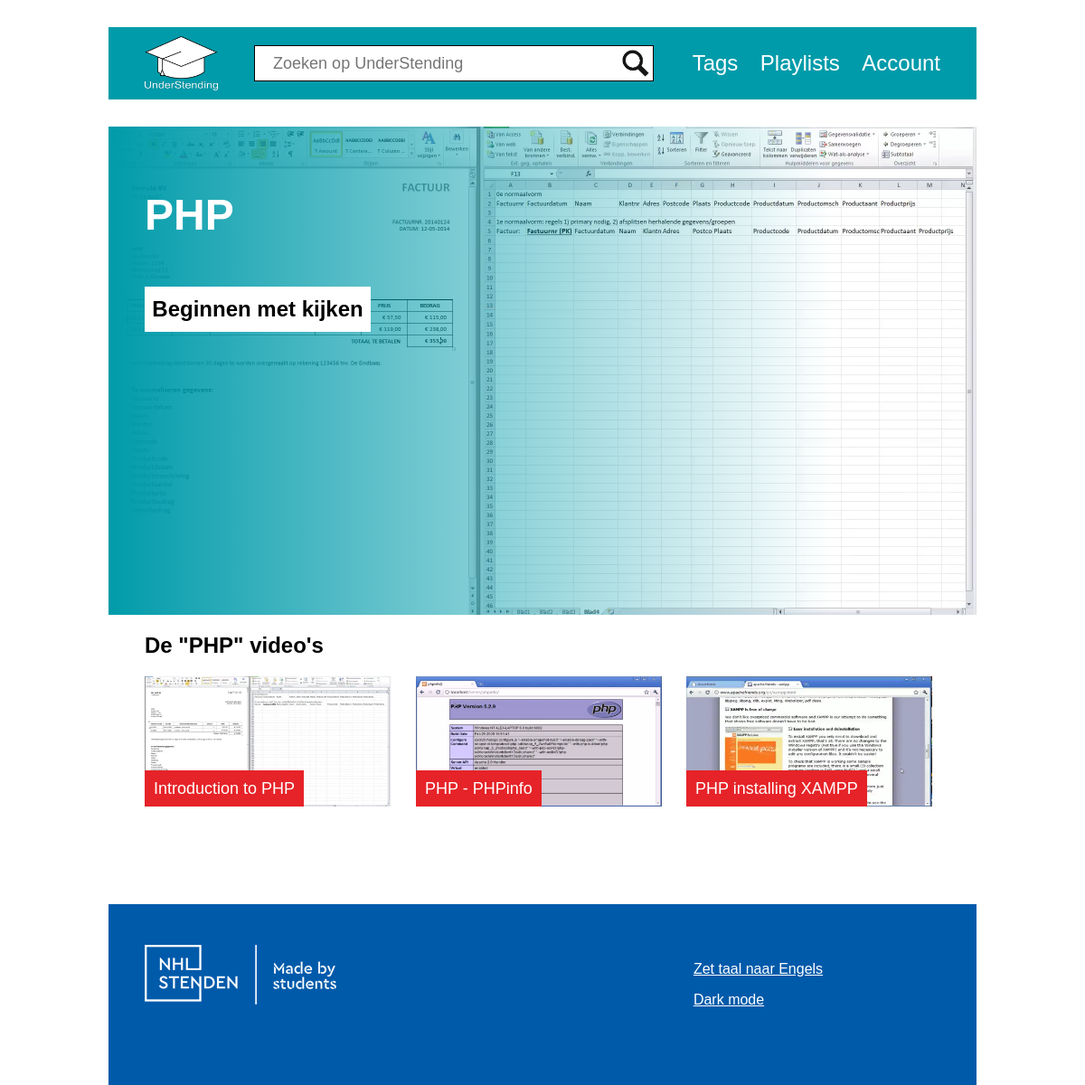
Screenshot of /tag.php?id=1 (signed in) with the database file from the repository.
### tables this page shows
CREATE TABLE `video` (
  `videoID` int(11) NOT NULL,
  `uploader` int(11) NOT NULL,
  `title` varchar(50) DEFAULT NULL,
  `releaseDate` date DEFAULT NULL,
  `description` text DEFAULT NULL,
  `URL` varchar(36) DEFAULT NULL,
  `approved` tinyint(1) DEFAULT NULL,
  `thumbnail` varchar(36) NOT NULL,
  `thumbnailExtension` varchar(4) NOT NULL
);

CREATE TABLE `tag` (
  `tagID` int(8) NOT NULL,
  `name` varchar(30) DEFAULT NULL
);

### core/functions.php (called while the page is built, shortened)
<?php
function Fetch($query, $params = array(), $types = "")
{
	if (!$conn = mysqli_connect('localhost', 'root', '', 'understendingdb'))
	{
		return false;
	}
	else
	{
		if (!$stmt = mysqli_prepare($conn, $query))
		{
			return false;
		}
		else
		{
			if (!empty($types))
			{
				if (!mysqli_stmt_bind_param($stmt, $types, ...$params))
				{
					return false;
				}
			}
			if (!mysqli_stmt_execute($stmt))
			{
				return false;
			}
			else
			{
				$result = mysqli_stmt_get_result($stmt);
				return mysqli_fetch_all($result);
			}
		}
	}
}
function getVideoID() {
	if(isset($_GET["v"])) {
		$videoID = filter_input(INPUT_GET, 'v', FILTER_VALIDATE_INT);
		if (!$videoID) {
			return false;
		} else {
			return $videoID;
		}
	}
	else if(isset($_GET["id"])) {
		$videoID = filter_input(INPUT_GET, 'id', FILTER_VALIDATE_INT);
		if (!$videoID) {
			return false;
		} else {
			return $videoID;
		}
	}
}
function GetTag($tagId)
{
	$tag = GetTagById($tagId);
	$videoTags = GetVideoTagsByTag($tagId, 1);
	if (!$tag)
	{
		return false;
	}
	else
	{
		$getTagResult = new GetTagResult();
		$getTagResult->tagId = $tag->tagId;
		$getTagResult->name = $tag->name;
		if (empty($videoTags))
		{
			$getTagResult->thumbnailUrl = false;
		}
		else
		{
			$video = GetVideoById($videoTags[0]->videoId);
			$getTagResult->thumbnailUrl = $video->thumbnailUrl();
		}
		return $getTagResult;
	}
}
function GetTagById($tagId)
{
	$result = Fetch("select * from tag where tagid=?", array($tagId), "i");
	if ($result == 0)
	{
		return false;
	}
	else
	{
		$row = $result[0];
		$tag = new Tag();
		$tag->tagId = $row[0];
		$tag->name = $row[1];
		return $tag;
	}
}
function GetAdministrator($userId)
{
	$admin = GetAdminFromDatabase($userId);
	if ($admin)
	{
		return $admin;
	}
	else
	{
		return false;
	}
}
function GetAdminFromDatabase($userId)
{
	$result = Fetch("select * from user where userid = ? and admin=?", array($userId, 1), "ii");
	return ConvertRowToUser($result[0]);
}
function ConvertRowToUser($row)
{
	$user = new User();
	$user->userId = $row[0];
	$user->userTypeId = $row[1];
	$user->name = $row[2];
	$user->email = $row[3];
	$user->password = $row[4];
	$user->admin = $row[5];
	return $user;
}
function GetVideosByTag($tagId, $limit)
{
	$videotags = GetVideoTagsByTag($tagId, $limit);
	$videos = array();
	foreach ($videotags as $videotag)
	{
		$video = GetVideoById($videotag->videoId);
		if ($video && $video->approved)
		{
			$videos[] = $video;
		}
	}
	return $videos;
}
class Video
{
	public $thumbnailId;
	public $thumbnailExtension;
	public function ThumbnailUrl()
	{
		return GetThumbnailUrl($this->thumbnailId, $this->thumbnailExtension);
	}
}
function GetVideoById($videoId)
{
	$result = Fetch("select * from video where videoid=?", array($videoId), "i");
	if ($result)
	{
		$row = $result[0];
		return ConvertRowToVideo($row);
	}
	else
	{
		return false;
	}
}
function ConvertRowToVideo($row)
{
	$video = new Video();
	$video->videoId = $row[0];
	$video->uploader = $row[1];
	$video->title = $row[2];
	$video->releaseDate = $row[3];
	$video->description = $row[4];
	$video->urlId = $row[5];
	$video->approved = $row[6];
	$video->thumbnailId = $row[7];
	$video->thumbnailExtension = $row[8];
	return $video;
}
function GetThumbnailUrl($thumbnailUrlId, $extension)
{
	return "imgs/thumbnails/{$thumbnailUrlId}.{$extension}";
}
function GetVideoTagsByTag($tagId, $limit)
{
	$result = Fetch("select * from videotag where tagid=? limit ?", array($tagId, $limit), "ii");
	$videotags = array();
	foreach ($result as $row)
	{
		$videotag = new VideoTag();
		$videotag->videoId = $row[0];
		$videotag->tagId = $row[1];
		$videotags[] = $videotag;
	}
	return $videotags;
}
?>

### tag.php (the view)
<?php include "includes/topinclude.php" ?>
<?php
	if(getVideoID()) {
		$tagID = getVideoID();
		$tag = GetTag($tagID);
		$tagFeatured = GetVideosByTag($tagID, 1);
		$tagVideos = GetVideosByTag($tagID, 50);
		$featuredThumbnail = false;
		$featuredUrl = false;
		if (!empty($tagFeatured))
		{
			$featuredThumbnail = $tagFeatured[0]->thumbnailId . "." . $tagFeatured[0]->thumbnailExtension;
			$featuredUrl = $tagFeatured[0]->videoId;
		}
	}
	else {
		header ('Location: index.php');
	}
?>
	<div class="content">
		<?php if ($featuredThumbnail && $featuredUrl) { ?>
			<div class="video-container">
				<div id="video-placeholder">
					<img src="imgs/thumbnails/<?php echo $featuredThumbnail; ?> "/>
				</div>
				<div id="video-overlay" class="video-overlay-tag">
					<div id="video-overlay-text">
						<h1><?php echo $tag->name; ?></h1>
						<?php if ($_SESSION['language'] == "en") {?>
						<a href="video.php?v=<?php echo $featuredUrl; ?>" class="video-bekijken-button">Start Watching</a>
						<?php } else { ?>
						<a href="video.php?v=<?php echo $featuredUrl; ?>" class="video-bekijken-button">Beginnen met kijken</a>
						<?php } ?>
					</div>
				</div>
			</div>
		<?php } ?>
		<div class="blocks-container">
			<?php if ($_SESSION['language'] == "en") {?>
			<h2>The "<?php echo $tag->name; ?>" video's</h2>
			<?php } else { ?>
			<h2>De "<?php echo $tag->name; ?>" video's</h2>
			<?php } ?>
			<div class="blocks">
				<?php
				if (empty($tagVideos)) {
					if ($_SESSION['language'] == "en") {
						echo "This tag doesn't contain any video's yet.";
					} else {
						echo "Deze tag bevat nog geen video's";
					}
				} else {
					foreach($tagVideos as $tagVideo) {
						$videoUrl = $tagVideo->thumbnailId . "." . $tagVideo->thumbnailExtension;
						echo "<a href='video.php?id=" . $tagVideo->videoId . "'>";
							echo "<div class='block'>";
								echo "<div class='block-naam video-naam'>";
									echo $tagVideo->title;
								echo "</div>";
								echo "<img src='imgs/thumbnails/" . $videoUrl . "' />";
							echo "</div>";
						echo "</a>";
					}
				}
				?>
			</div>
		</div>
	</div>
<?php include "includes/bottominclude.php" ?>

### css/style.css (style rules this page uses)
html { overflow-x: hidden; }
body { margin: 0; font-family: "Arial", sans-serif; }
.video-container { width: 1200px; height: 675px; position: relative; margin-bottom: 10px; }
#video-placeholder { position: absolute; }
#video-placeholder img { width: 1200px; height: 675px; }
#video-overlay { width: 1000px; height: 675px; display: block; position: absolute; }
#video-overlay-text { color: #fff; padding: 100px 40px; width: 600px; }
#video-overlay-text h1 { margin-top: 0; }
#video-overlay-text h1 { font-size: 48px; }
.video-bekijken-button { margin-top: 20px; width: 250px; color: #000; background-color: #fff; text-align: center; display: inline-block; text-decoration: none; font-weight: bold; font-size: 24px; padding: 11px 0; border: none; outline: none; }
.blocks-container, .content-block { width: 1120px; padding: 0 40px; }
.blocks a { text-decoration: none; display: inline-block; height: 198px; margin-bottom: 25px; }
.blocks a:nth-child(3n+2) { margin: 0 28px 25px 28px; }
.blocks a:nth-child(3n+3) .block { margin-right: -1px; }
.block { width: 352px; height: 198px; display: inline-block; position: relative; }
.block img { width: 352px; height: 198px; }
.block-naam { height: 40px; color: #fff; position: absolute; bottom: 0; font-size: 18px; height: 20px; padding: 10px; }
.video-overlay-tag { background: linear-gradient(90deg, #009baa 0%, rgba(0, 0, 0, 0) 100%); }
.video-naam { background-color: #e62328; }
@media only screen and (max-width: 1220px) { .container, #video-placeholder img, .video-container, #video-player video, .home-video-overlay a { width: 960px; height: 540px; } }
@media only screen and (max-width: 1220px) { .blocks-container, .content-block { width: 880px; } }
@media only screen and (max-width: 1220px) { #video-overlay { width: 800px; height: 540px; } }
@media only screen and (max-width: 1220px) { .blocks a, .block, .block img { width: 272px; height: 144px; } }
@media only screen and (max-width: 1220px) { .blocks a:nth-child(3n+2) { margin: 0px 27px 28px 28px; } }
@media only screen and (max-width: 1220px) { .blocks a:nth-child(3n+3) .block { margin-right: 0; } }
@media only screen and (max-width: 1220px) { #video-overlay-text { padding: 70px 40px; } }

### rows the page displays
video: thumbnail+thumbnailExtension (picture), title "Introduction to PHP"
tag: name "PHP"
video: title "PHP - PHPinfo", thumbnail+thumbnailExtension (picture)
video: title "PHP installing XAMPP", thumbnail+thumbnailExtension (picture)
